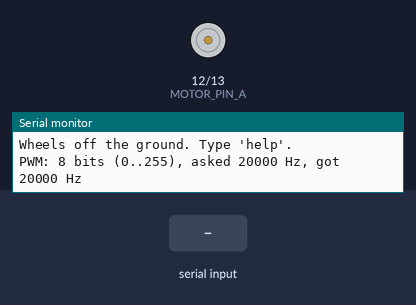
The sketch below on a simulated ESP32. Shown: motor-driver pin pairs drawn as motors (green arrow = first pin HIGH = forward, orange = second pin HIGH = backward, longer = more drive), the last lines printed to the serial monitor. The test bench sets the inputs (shaded band).

Above: at 1.7 s.
1.8 s: "step\n" received over Serial
At 3.2 s:
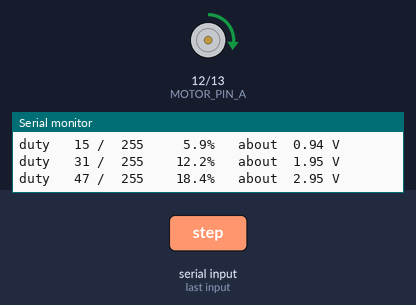
At 4.8 s:
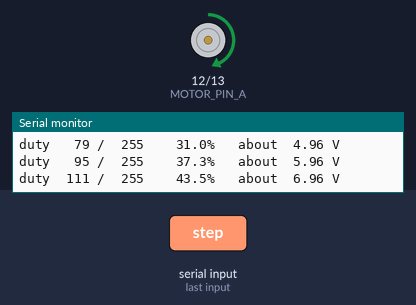
7.8 s: "help\n" received over Serial
At 8.41 s:
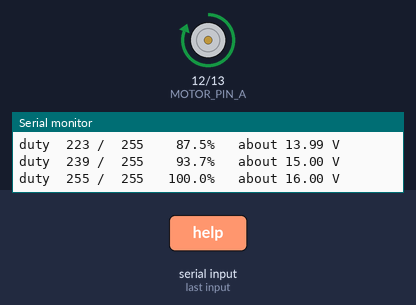
10.1 s: "status\n" received over Serial
Timing chart, 0 to 13.1 s (numbered marks = the images above; inputs shaded):
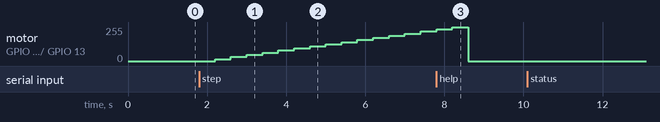

Measured:
- after the input at 1.8 s, motor on GPIO 12 (MOTOR_PIN_A) / GPIO 13 (MOTOR_PIN_B): moves from stopped to forward 222/255 over 5.2 s, starting after 0.40 s

The sketch:

a2a_pwm_resolution.ino
```cpp
/*
  a2a_pwm_resolution.ino
  Porpoise Robotics - Pathfinder advanced course, Lesson 2

  WHAT THIS PROGRAM DOES
  ----------------------
  Drives the front left motor from a serial console, at your choice of PWM
  resolution, and prints what each duty value means in percent and in volts.

  The beginner programs use 8-bit PWM. Op Program 12 uses 10-bit. This program
  is about why that choice exists and what it buys you.

  SAFETY
  ------
  Wheels off the ground. One motor is driven, up to full power.

  BEFORE YOU CAN COMPILE THIS
  ---------------------------
  Board package: "esp32_bluepad32" by Ricardo Quesada, version 4.1.0
    Tools > Board > esp32_bluepad32 > "ESP32 Dev Module".
  Libraries: none.

  COMMANDS (115200 baud)
  ----------------------
    bits <8|10|12>   change the resolution and re-attach the channels
    freq <hz>        change the switching frequency
    duty <n>         set the duty directly, 0 to (2^bits - 1)
    pct <n>          set the duty as a percentage, 0 to 100
    step             sweep the whole range in 16 steps, printing each one
    stop             both channels to zero
    status           show where things stand

  RESOLUTION, FREQUENCY, AND THE TRADE BETWEEN THEM
  -------------------------------------------------
  A duty value is a count, not a voltage. At N bits the range is 0 to 2^N - 1:

        8 bits   ->  0..255     256 steps
        10 bits  ->  0..1023    1024 steps
        12 bits  ->  0..4095    4096 steps

  More bits means finer control near the bottom of the range, which is exactly
  where a motor is hardest to drive smoothly. At 8 bits one step is 0.39% of
  full power; at 10 bits it is 0.098%. On a vehicle that ramps its speed - and
  Op 12 does - that finer grain is the difference between a smooth start and a
  visible staircase.

  It is not free. The ESP32 LEDC peripheral runs from an 80 MHz clock, and:

        max frequency = 80,000,000 / 2^bits

  So 8 bits allows up to 312 kHz, 10 bits up to 78 kHz, 12 bits up to 19.5 kHz.
  Ask for a combination the hardware cannot make and ledcSetup returns 0 and
  you get silence, which is why this program checks the return value - a habit
  worth keeping.

  Op 12 runs 10 bits at 30 kHz. That is comfortably inside the limit, above
  hearing, and gives four times the resolution of the beginner programs.

  WHAT TO TRY
  -----------
  1. Run "step" at 8 bits, then "bits 10" and run it again. Watch the volts
     column, and listen at the very bottom of the range.
  2. Try "bits 12" then "freq 30000". What does the console tell you?
  3. Find the lowest "pct" at which the wheel turns at all. Is it the same at
     8 and at 10 bits?
  4. Set "freq 300" and listen. Then "freq 20000". Where does the whine go?
*/

const int MOTOR_PIN_A = 12;    // Front left
const int MOTOR_PIN_B = 13;
const int CHANNEL_A   = 0;
const int CHANNEL_B   = 1;

const float SUPPLY_VOLTS = 16.0f;   // Roughly a charged 4S pack

int pwm_bits = 8;
int pwm_freq = 20000;
int duty_now = 0;

String input_line = "";

int maxDuty() {
  return (1 << pwm_bits) - 1;      // 1 << 8 is 256, so max is 255
}

/*
  Sets both channels up at the current bits and frequency, and reports whether
  the hardware could actually do it. ledcSetup returns the frequency it managed
  to configure, or 0 if the combination is impossible.
*/
bool applyPwmSettings() {
  uint32_t got_a = ledcSetup(CHANNEL_A, pwm_freq, pwm_bits);
  uint32_t got_b = ledcSetup(CHANNEL_B, pwm_freq, pwm_bits);

  ledcAttachPin(MOTOR_PIN_A, CHANNEL_A);
  ledcAttachPin(MOTOR_PIN_B, CHANNEL_B);

  if (got_a == 0 || got_b == 0) {
    Serial.printf("REFUSED: %d bits at %d Hz is beyond the peripheral.\n",
                  pwm_bits, pwm_freq);
    Serial.printf("At %d bits the ceiling is %ld Hz.\n",
                  pwm_bits, 80000000L / (1L << pwm_bits));
    return false;
  }

  Serial.printf("PWM: %d bits (0..%d), asked %d Hz, got %lu Hz\n",
                pwm_bits, maxDuty(), pwm_freq, (unsigned long)got_a);
  return true;
}

void setDuty(int duty) {
  duty_now = constrain(duty, 0, maxDuty());
  ledcWrite(CHANNEL_A, duty_now);
  ledcWrite(CHANNEL_B, 0);
}

void reportDuty() {
  float fraction = (float)duty_now / (float)maxDuty();
  Serial.printf("duty %4d / %4d   %5.1f%%   about %5.2f V\n",
                duty_now, maxDuty(), fraction * 100.0f,
                fraction * SUPPLY_VOLTS);
}

void setup() {
  Serial.begin(115200);
  delay(500);

  Serial.println();
  Serial.println(F("=== PWM resolution ==="));
  Serial.println(F("Wheels off the ground. Type 'help'."));

  applyPwmSettings();
  setDuty(0);
}

void loop() {
  while (Serial.available() > 0) {
    char c = (char)Serial.read();
    if (c == '\n' || c == '\r') {
      if (input_line.length() > 0) {
        runCommand(input_line);
        input_line = "";
      }
    } else if (c >= 32 && c < 127 && input_line.length() < 40) {
      input_line += c;
    }
  }
}

void runCommand(String line) {
  line.trim();
  line.toLowerCase();

  if (line == "help") {
    Serial.println(F("  bits <8|10|12>   resolution"));
    Serial.println(F("  freq <hz>        switching frequency"));
    Serial.println(F("  duty <n>         raw duty value"));
    Serial.println(F("  pct <n>          duty as a percentage"));
    Serial.println(F("  step             sweep the range in 16 steps"));
    Serial.println(F("  stop             motor off"));
    Serial.println(F("  status           where things stand"));

  } else if (line == "status") {
    Serial.printf("%d bits, %d Hz, ceiling %ld Hz\n",
                  pwm_bits, pwm_freq, 80000000L / (1L << pwm_bits));
    reportDuty();

  } else if (line == "stop") {
    setDuty(0);
    Serial.println(F("stopped"));

  } else if (line == "step") {
    Serial.println(F("--- sweeping ---"));
    for (int i = 0; i <= 16; i++) {
      setDuty((long)maxDuty() * i / 16);
      reportDuty();
      delay(400);
    }
    setDuty(0);
    Serial.println(F("--- stopped ---"));

  } else if (line.startsWith("bits ")) {
    int value = line.substring(5).toInt();
    if (value < 1 || value > 14) {
      Serial.println(F("bits must be 1 to 14"));
      return;
    }
    int previous = pwm_bits;
    pwm_bits = value;
    setDuty(0);
    if (!applyPwmSettings()) {
      pwm_bits = previous;         // Put it back rather than leave it broken
      applyPwmSettings();
    }

  } else if (line.startsWith("freq ")) {
    long value = line.substring(5).toInt();
    if (value < 50 || value > 500000) {
      Serial.println(F("freq must be 50 to 500000"));
      return;
    }
    int previous = pwm_freq;
    pwm_freq = (int)value;
    setDuty(0);
    if (!applyPwmSettings()) {
      pwm_freq = previous;
      applyPwmSettings();
    }

  } else if (line.startsWith("duty ")) {
    setDuty(line.substring(5).toInt());
    reportDuty();

  } else if (line.startsWith("pct ")) {
    int percent = constrain(line.substring(4).toInt(), 0, 100);
    setDuty((long)maxDuty() * percent / 100);
    reportDuty();

  } else {
    Serial.println(F("Unknown. Type 'help'."));
  }
}
```
